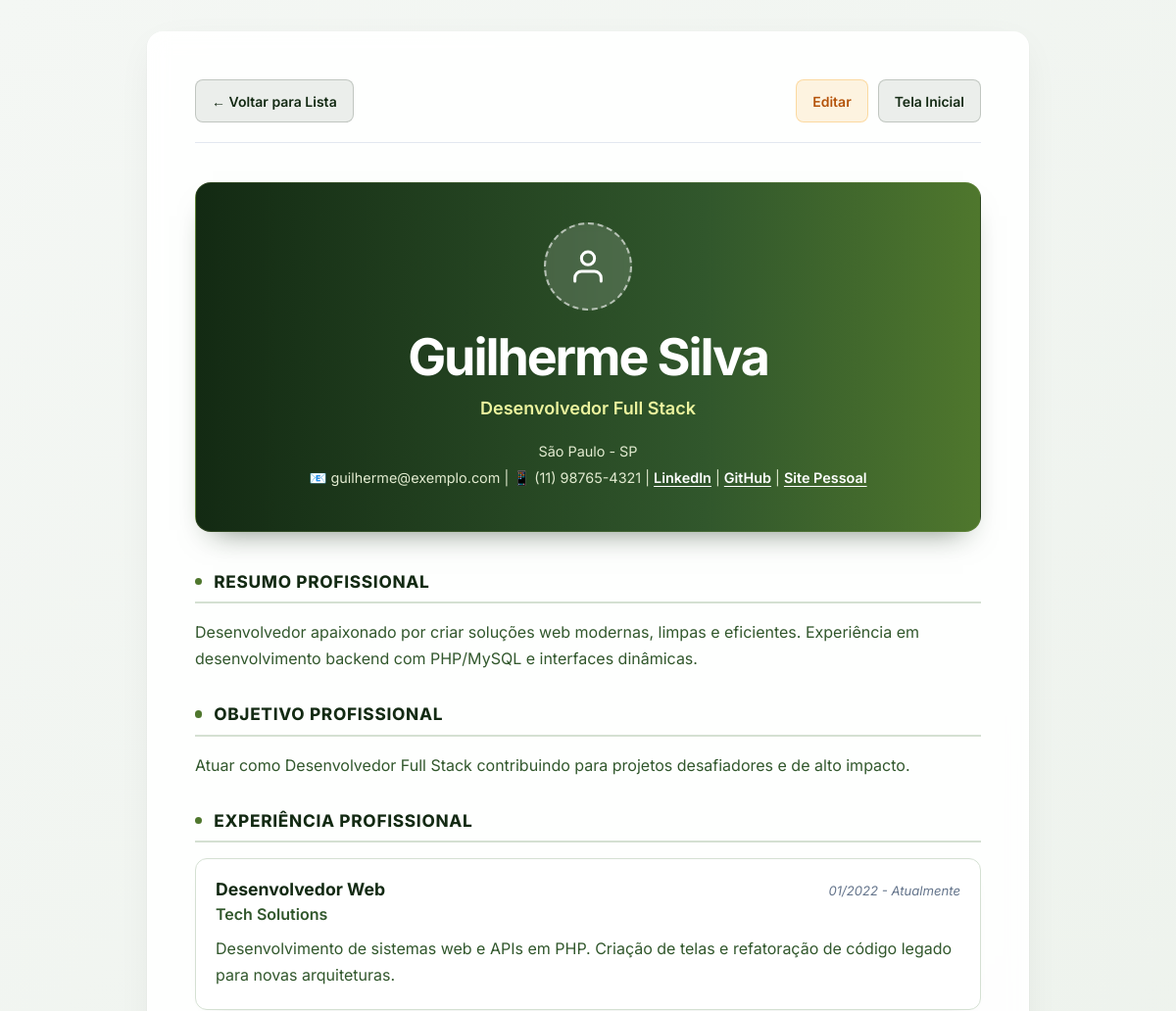
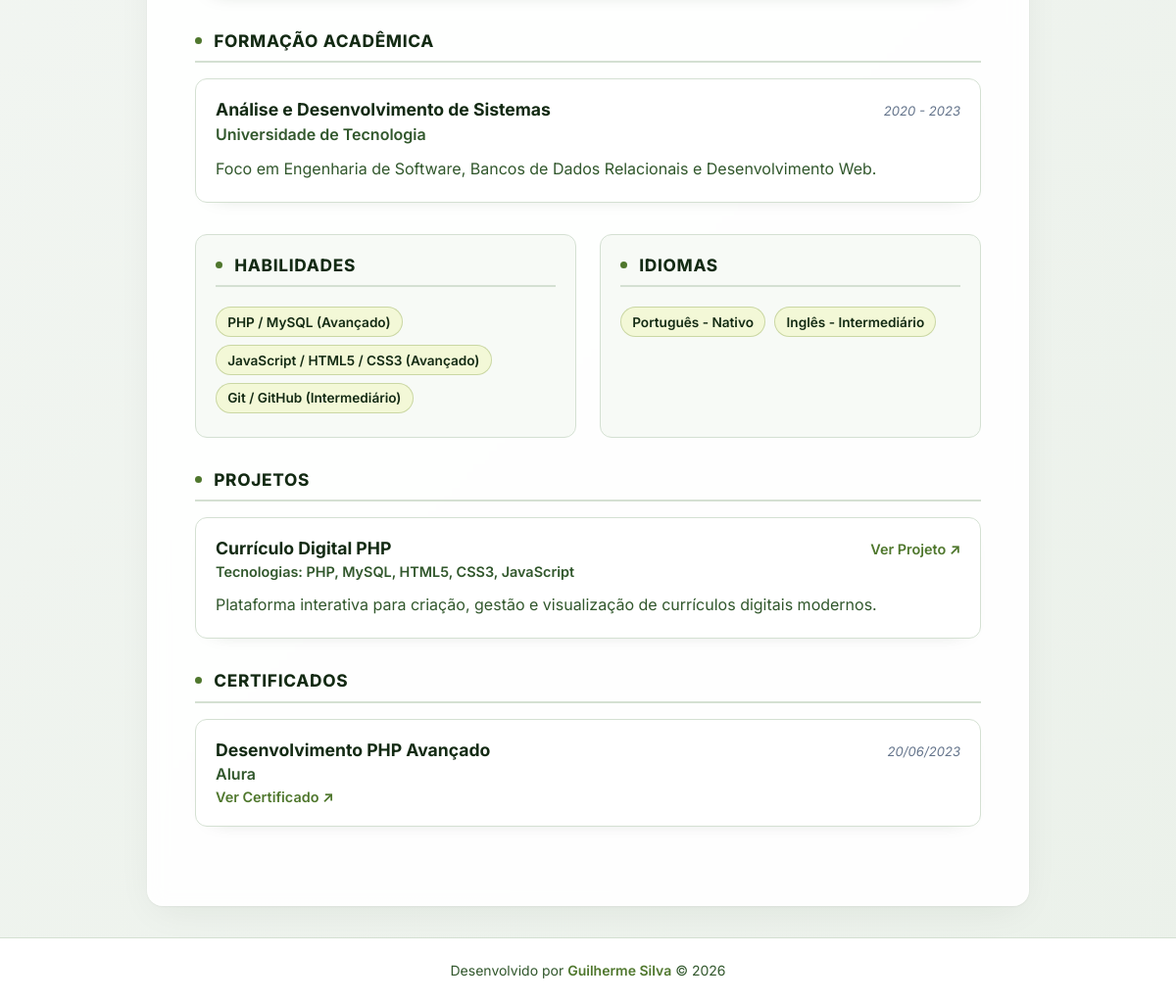
Page /visualizar.php?id=1 on the committed database (2 pictures, top to bottom).
### tables this page shows
CREATE TABLE dados_pessoais (
    id INT AUTO_INCREMENT PRIMARY KEY,
    nome VARCHAR(150) NOT NULL,
    cargo VARCHAR(120) NOT NULL,
    resumo TEXT,
    objetivo TEXT,
    nascimento DATE,
    cidade VARCHAR(100),
    estado VARCHAR(100),
    foto_perfil VARCHAR(255),
    created_at TIMESTAMP DEFAULT CURRENT_TIMESTAMP,
    updated_at TIMESTAMP DEFAULT CURRENT_TIMESTAMP ON UPDATE CURRENT_TIMESTAMP
);

CREATE TABLE contatos (
    id INT AUTO_INCREMENT PRIMARY KEY,
    dados_pessoais_id INT NOT NULL,
    email VARCHAR(150),
    telefone VARCHAR(20),
    linkedin VARCHAR(255),
    github VARCHAR(255),
    site_pessoal VARCHAR(255),

    FOREIGN KEY (dados_pessoais_id)
        REFERENCES dados_pessoais(id)
        ON DELETE CASCADE
);

CREATE TABLE experiencias (
    id INT AUTO_INCREMENT PRIMARY KEY,
    dados_pessoais_id INT NOT NULL,

    empresa VARCHAR(150) NOT NULL,
    funcao VARCHAR(150) NOT NULL,

    periodo_inicio DATE,
    periodo_fim DATE,

    trabalho_atual BOOLEAN DEFAULT FALSE,

    descricao TEXT,

    FOREIGN KEY (dados_pessoais_id)
        REFERENCES dados_pessoais(id)
        ON DELETE CASCADE
);

CREATE TABLE formacao (
    id INT AUTO_INCREMENT PRIMARY KEY,
    dados_pessoais_id INT NOT NULL,

    instituicao VARCHAR(150) NOT NULL,
    curso VARCHAR(150) NOT NULL,

    periodo_inicio DATE,
    periodo_fim DATE,

    cursando BOOLEAN DEFAULT FALSE,

    descricao TEXT,

    FOREIGN KEY (dados_pessoais_id)
        REFERENCES dados_pessoais(id)
        ON DELETE CASCADE
);

CREATE TABLE habilidades (
    id INT AUTO_INCREMENT PRIMARY KEY,
    dados_pessoais_id INT NOT NULL,

    habilidade VARCHAR(100) NOT NULL,
    nivel ENUM('Básico','Intermediário','Avançado') DEFAULT 'Intermediário',

    FOREIGN KEY (dados_pessoais_id)
        REFERENCES dados_pessoais(id)
        ON DELETE CASCADE
);

CREATE TABLE idiomas (
    id INT AUTO_INCREMENT PRIMARY KEY,
    dados_pessoais_id INT NOT NULL,

    idioma VARCHAR(100) NOT NULL,
    nivel ENUM('Básico','Intermediário','Avançado','Fluente','Nativo') DEFAULT 'Básico',

    FOREIGN KEY (dados_pessoais_id)
        REFERENCES dados_pessoais(id)
        ON DELETE CASCADE
);

CREATE TABLE projetos (
    id INT AUTO_INCREMENT PRIMARY KEY,
    dados_pessoais_id INT NOT NULL,

    nome VARCHAR(150) NOT NULL,
    descricao TEXT,
    tecnologias VARCHAR(255),
    link VARCHAR(255),

    FOREIGN KEY (dados_pessoais_id)
        REFERENCES dados_pessoais(id)
        ON DELETE CASCADE
);

CREATE TABLE certificados (
    id INT AUTO_INCREMENT PRIMARY KEY,
    dados_pessoais_id INT NOT NULL,

    nome VARCHAR(200) NOT NULL,
    instituicao VARCHAR(150),
    data_conclusao DATE,
    url_certificado VARCHAR(255),

    FOREIGN KEY (dados_pessoais_id)
        REFERENCES dados_pessoais(id)
        ON DELETE CASCADE
);

### config/crud.php (called while the page is built, shortened)
<?php
    function readAll($pdo, $table, $where = null) {
        $sql = "SELECT * FROM $table";
        if ($where) {
            $sql .= " WHERE $where";
        }
        $stmt = $pdo->query($sql);
        return $stmt->fetchAll(PDO::FETCH_ASSOC);
    }
    function read($pdo, $table, $where = null) {
        $sql = "SELECT * FROM $table";
        if ($where) {
            $sql .= " WHERE $where";
        }
        $stmt = $pdo->query($sql);
        return $stmt->fetch(PDO::FETCH_ASSOC);
    }

### visualizar.php (the view, shortened to what this page needs)
<?php
require_once("config/conexao.php");
require_once("config/crud.php");
$id = isset($_GET['id']) ? intval($_GET['id']) : 0;
$curriculo = read($pdo, "dados_pessoais", "id = $id");
$contato = read($pdo, "contatos", "dados_pessoais_id = $id");
$experiencias = readAll($pdo, "experiencias", "dados_pessoais_id = $id");
$formacoes = readAll($pdo, "formacao", "dados_pessoais_id = $id");
$habilidades = readAll($pdo, "habilidades", "dados_pessoais_id = $id");
$idiomas = readAll($pdo, "idiomas", "dados_pessoais_id = $id");
$certificados = readAll($pdo, "certificados", "dados_pessoais_id = $id");
$projetos = readAll($pdo, "projetos", "dados_pessoais_id = $id");
?>
<!DOCTYPE html>
<html lang="pt-BR">
<head>
    <link rel="stylesheet" href="css/style.css">
</head>
<body>
<main>
    <section class="conteiner-app conteiner-formulario">
        <nav class="barra-acoes" aria-label="Ações do currículo">
            <a href="listar_curriculos.php" class="botao botao-secundario">&larr; Voltar para Lista</a>
            <div>
                <a href="editar.php?id=<?= $curriculo['id'] ?>" class="botao botao-alerta">Editar</a>
                <a href="index.php" class="botao botao-secundario">Tela Inicial</a>
            </div>
        </nav>
        <header class="cabecalho-curriculo">
            <div class="foto-perfil-conteiner">
                <?php if (!empty($curriculo['foto_perfil']) && file_exists($curriculo['foto_perfil'])): ?>
                    <img src="<?= htmlspecialchars($curriculo['foto_perfil']) ?>" alt="Foto de <?= htmlspecialchars($curriculo['nome']) ?>" class="foto-perfil-img">
                <?php else: ?>
                    <div class="foto-perfil-placeholder">
                        <svg width="40" height="40" viewBox="0 0 24 24" fill="none" stroke="currentColor" stroke-width="1.8" stroke-linecap="round" stroke-linejoin="round">
                            <path d="M20 21v-2a4 4 0 0 0-4-4H8a4 4 0 0 0-4 4v2"></path>
                            <circle cx="12" cy="7" r="4"></circle>
                        </svg>
                    </div>
                <?php endif; ?>
            </div>
            <h1 class="nome-curriculo"><?= htmlspecialchars($curriculo['nome']) ?></h1>
            <p class="cargo-curriculo"><?= htmlspecialchars($curriculo['cargo']) ?></p>
            <address class="contatos-curriculo">
                <?= htmlspecialchars($curriculo['cidade'] . ' - ' . $curriculo['estado']) ?><br>
                <?php if($contato): ?>
                    <?php if(!empty($contato['email'])): ?> 📧 <?= htmlspecialchars($contato['email']) ?> | <?php endif; ?>
                    <?php if(!empty($contato['telefone'])): ?> 📱 <?= htmlspecialchars($contato['telefone']) ?> | <?php endif; ?>
                    <?php if(!empty($contato['linkedin'])): ?> <a href="<?= htmlspecialchars($contato['linkedin']) ?>" target="_blank" rel="noopener noreferrer">LinkedIn</a> | <?php endif; ?>
                    <?php if(!empty($contato['github'])): ?> <a href="<?= htmlspecialchars($contato['github']) ?>" target="_blank" rel="noopener noreferrer">GitHub</a> | <?php endif; ?>
                    <?php if(!empty($contato['site_pessoal'])): ?> <a href="<?= htmlspecialchars($contato['site_pessoal']) ?>" target="_blank" rel="noopener noreferrer">Site Pessoal</a> <?php endif; ?>
                <?php endif; ?>
            </address>
        </header>
        <?php if(!empty($curriculo['resumo'])): ?>
            <section class="secao-curriculo">
                <h2 class="titulo-secao">Resumo Profissional</h2>
                <div class="descricao-item"><?= nl2br(htmlspecialchars($curriculo['resumo'])) ?></div>
            </section>
        <?php endif; ?>
        <?php if(!empty($curriculo['objetivo'])): ?>
            <section class="secao-curriculo">
                <h2 class="titulo-secao">Objetivo Profissional</h2>
                <div class="descricao-item"><?= nl2br(htmlspecialchars($curriculo['objetivo'])) ?></div>
            </section>
        <?php endif; ?>
        <?php if(!empty($experiencias)): ?>
            <section class="secao-curriculo">
                <h2 class="titulo-secao">Experiência Profissional</h2>
                <?php foreach($experiencias as $exp): ?>
                    <article class="item-curriculo">
                        <div class="cabecalho-item">
                            <h3 class="titulo-item"><?= htmlspecialchars($exp['funcao']) ?></h3>
                            <span class="data-item">
                                <?= $exp['periodo_inicio'] ? date('m/Y', strtotime($exp['periodo_inicio'])) : '' ?>
                                -
                                <?= $exp['trabalho_atual'] ? 'Atualmente' : ($exp['periodo_fim'] ? date('m/Y', strtotime($exp['periodo_fim'])) : '') ?>
                            </span>
                        </div>
                        <div class="subtitulo-item"><?= htmlspecialchars($exp['empresa']) ?></div>
                        <?php if(!empty($exp['descricao'])): ?>
                            <div class="descricao-item"><?= nl2br(htmlspecialchars($exp['descricao'])) ?></div>
                        <?php endif; ?>
                    </article>
                <?php endforeach; ?>
            </section>
        <?php endif; ?>
        <?php if(!empty($formacoes)): ?>
            <section class="secao-curriculo">
                <h2 class="titulo-secao">Formação Acadêmica</h2>
                <?php foreach($formacoes as $form): ?>
                    <article class="item-curriculo">
                        <div class="cabecalho-item">
                            <h3 class="titulo-item"><?= htmlspecialchars($form['curso']) ?></h3>
                            <span class="data-item">
                                <?= $form['periodo_inicio'] ? date('Y', strtotime($form['periodo_inicio'])) : '' ?>
                                -
                                <?= $form['cursando'] ? 'Cursando' : ($form['periodo_fim'] ? date('Y', strtotime($form['periodo_fim'])) : '') ?>
                            </span>
                        </div>
                        <div class="subtitulo-item"><?= htmlspecialchars($form['instituicao']) ?></div>
                        <?php if(!empty($form['descricao'])): ?>
                            <div class="descricao-item"><?= nl2br(htmlspecialchars($form['descricao'])) ?></div>
                        <?php endif; ?>
                    </article>
                <?php endforeach; ?>
            </section>
        <?php endif; ?>
        <div class="grade-duas-colunas">
            <?php if(!empty($habilidades)): ?>
                <section class="secao-curriculo">
                    <h2 class="titulo-secao">Habilidades</h2>
                    <div>
                        <?php foreach($habilidades as $hab): ?>
                            <span class="etiqueta-destaque"><?= htmlspecialchars($hab['habilidade']) ?> (<?= htmlspecialchars($hab['nivel']) ?>)</span>
                        <?php endforeach; ?>
                    </div>
                </section>
            <?php endif; ?>
            <?php if(!empty($idiomas)): ?>
                <section class="secao-curriculo">
                    <h2 class="titulo-secao">Idiomas</h2>
                    <div>
                        <?php foreach($idiomas as $idioma): ?>
                            <span class="etiqueta-destaque"><?= htmlspecialchars($idioma['idioma']) ?> - <?= htmlspecialchars($idioma['nivel']) ?></span>
                        <?php endforeach; ?>
                    </div>
                </section>
            <?php endif; ?>
        </div>
        <?php if(!empty($projetos)): ?>
            <section class="secao-curriculo">
                <h2 class="titulo-secao">Projetos</h2>
                <?php foreach($projetos as $proj): ?>
                    <article class="item-curriculo">
                        <div class="cabecalho-item">
                            <h3 class="titulo-item"><?= htmlspecialchars($proj['nome']) ?></h3>
                            <?php if(!empty($proj['link'])): ?>
                                <a href="<?= htmlspecialchars($proj['link']) ?>" target="_blank" rel="noopener noreferrer" style="color: var(--fern); text-decoration: none; font-size: 0.9rem; font-weight: 600;">Ver Projeto &nearr;</a>
                            <?php endif; ?>
                        </div>
                        <?php if(!empty($proj['tecnologias'])): ?>
                            <div class="subtitulo-item" style="font-size: 0.9rem; color: var(--hunter-green);">Tecnologias: <?= htmlspecialchars($proj['tecnologias']) ?></div>
                        <?php endif; ?>
                        <?php if(!empty($proj['descricao'])): ?>
                            <div class="descricao-item"><?= nl2br(htmlspecialchars($proj['descricao'])) ?></div>
                        <?php endif; ?>
                    </article>
                <?php endforeach; ?>
            </section>
        <?php endif; ?>
        <?php if(!empty($certificados)): ?>
            <section class="secao-curriculo">
                <h2 class="titulo-secao">Certificados</h2>
                <?php foreach($certificados as $cert): ?>
                    <article class="item-curriculo">
                        <div class="cabecalho-item">
                            <h3 class="titulo-item"><?= htmlspecialchars($cert['nome']) ?></h3>
                            <span class="data-item"><?= $cert['data_conclusao'] ? date('d/m/Y', strtotime($cert['data_conclusao'])) : '' ?></span>
                        </div>
                        <div class="subtitulo-item"><?= htmlspecialchars($cert['instituicao']) ?></div>
                        <?php if(!empty($cert['url_certificado'])): ?>
                            <a href="<?= htmlspecialchars($cert['url_certificado']) ?>" target="_blank" rel="noopener noreferrer" style="color: var(--fern); text-decoration: none; font-size: 0.9rem; font-weight: 600; display: inline-block; margin-top: 5px;">Ver Certificado &nearr;</a>
                        <?php endif; ?>
                    </article>
                <?php endforeach; ?>
            </section>
        <?php endif; ?>
    </section>
</main>
<?php
if(file_exists("partials/footer.php")){
    require_once("partials/footer.php");
}
?>
</body>
</html>

### rows in the picture
dados_pessoais: nome "Guilherme Silva", cargo "Desenvolvedor Full Stack", cidade+estado "São Paulo - SP", resumo "Desenvolvedor apaixonado por criar soluções web modernas, limpas e eficientes. Experiência em desenvolvimento backend com PHP/MySQL e interfaces dinâmicas.", objetivo "Atuar como Desenvolvedor Full Stack contribuindo para projetos desafiadores e de alto impacto."
contatos: email "guilherme@exemplo.com", telefone "(11) 98765-4321"
experiencias: funcao "Desenvolvedor Web", periodo_inicio "01/2022", trabalho_atual "Atualmente", empresa "Tech Solutions", descricao "Desenvolvimento de sistemas web e APIs em PHP. Criação de telas e refatoração de código legado para novas arquiteturas."
formacao: curso "Análise e Desenvolvimento de Sistemas", periodo_inicio "2020", periodo_fim "2023", instituicao "Universidade de Tecnologia", descricao "Foco em Engenharia de Software, Bancos de Dados Relacionais e Desenvolvimento Web."
habilidades: habilidade "PHP / MySQL", nivel "Avançado"
habilidades: habilidade "JavaScript / HTML5 / CSS3", nivel "Avançado"
habilidades: habilidade "Git / GitHub", nivel "Intermediário"
idiomas: idioma "Português", nivel "Nativo"
idiomas: idioma "Inglês", nivel "Intermediário"
projetos: nome "Currículo Digital PHP", tecnologias "PHP, MySQL, HTML5, CSS3, JavaScript", descricao "Plataforma interativa para criação, gestão e visualização de currículos digitais modernos."
certificados: nome "Desenvolvimento PHP Avançado", data_conclusao "20/06/2023", instituicao "Alura"
